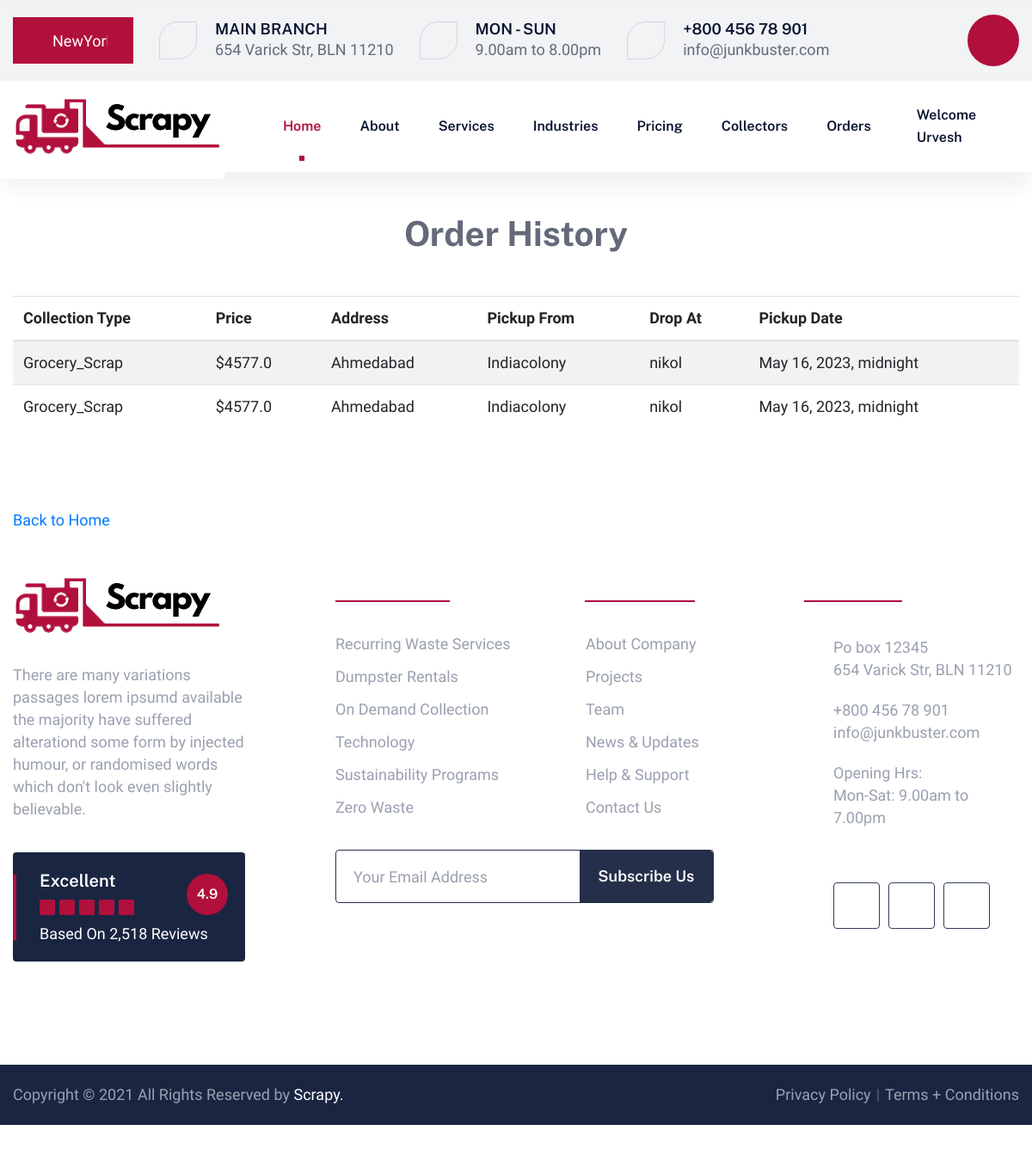
/orders/ (signed in), run on the app's committed database.
### scrap/models.py (models this page shows, shortened)
class Order(models.Model):
    oid = models.AutoField(primary_key=True)
    user = models.ForeignKey(User, on_delete=models.CASCADE)
    collection_type = models.CharField(max_length=100)
    price = models.FloatField()
    address = models.TextField(max_length=255)
    pickup_address = models.TextField(max_length=255)
    drop_address = models.TextField(max_length=255)
    created_at = models.DateTimeField(auto_now_add=True)
    pickup_at = models.DateTimeField()

### scrap/views.py (the view)
# urls.py: path("orders/", viewOrders, name="orders"),
def viewOrders(request):
    if not request.user.is_authenticated:
            return redirect('login')
    orders = Order.objects.filter(user=request.user).order_by('-created_at')
    return render(request, "orders.html", {"orders": orders})

### templates/orders.html (shortened to what this page needs)
<!DOCTYPE html>
<html lang="en">
{% load static %}
<head>
    <link rel="stylesheet" href="{% static 'assets/css/bootstrap.min.css' %}">
    <link rel="stylesheet" href="{% static 'assets/css/bootstrap-select.min.css' %}">
    <link rel="stylesheet" href="{% static 'assets/css/fontawesome-all.min.css' %}">
    <link rel="stylesheet" href="{% static 'assets/css/jquery.mCustomScrollbar.min.css' %}">
    <link rel="stylesheet" href="{% static 'assets/css/wastey-icons.css' %}">
    <link rel="stylesheet" href="{% static 'assets/css/animate.css' %}">
    <link rel="stylesheet" href="{% static 'assets/css/owl.carousel.min.css' %}">
    <link rel="stylesheet" href="{% static 'assets/css/owl.theme.default.min.css' %}">
    <link rel="stylesheet" href="{% static 'assets/css/style.css' %}">
    <link rel="stylesheet" href="{% static 'assets/css/responsive.css' %}">
</head>
<body>
    <div class="page-wrapper">
        <div class="topbar-one">
            <div class="container">
                <ul class="list-unstyled topbar-one__infos">
                    <li class="topbar-one__select-box">
                        <i class="wastey-icon-1"></i>
                        <select class="selectpicker">
                            <option value="branch-1">NewYork</option>
                        </select>
                    </li>
                    <li>
                        <i class="wastey-icon-2"></i>
                        <h3>Main BRanch</h3>
                        <p>654 Varick Str, BLN 11210</p>
                    </li>
                    <li>
                        <i class="wastey-icon-3"></i>
                        <h3>Mon - SUN</h3>
                        <p>9.00am to 8.00pm</p>
                    </li>
                    <li>
                        <i class="wastey-icon-4"></i>
                        <h3><a href="tel:+800-456-78-901">+800 456 78 901</a></h3>
                        <p><a href="mailto:info@junkbuster.com">info@junkbuster.com</a></p>
                    </li>
                </ul>
                <div class="topbar-one__right">
                    <a class="sidecontent__toggler side-content__toggler" href="#"><i class="wastey-icon-5"></i></a>
                </div>
            </div>
        </div>
        <header class="header-one stricky">
            <div class="container">
                <div class="header-one__logo mt-2">
                    <a href="{% url 'home' %}">
                        <img src="{% static 'assets/images/logo-1-1.png' %}" alt="">
                    </a>
                </div>
                <nav class="header-one__menu main-nav__main-navigation">
                    <ul class="header-one__menu-list main-nav__navigation-box">
                        <li class="dropdown">
                            <a href="{% url 'home' %}">Home</a>
                        </li>
                        <li class="dropdown">
                            <a href="#">About</a>
                        </li>
                        <li class="dropdown">
                            <a href="{% url 'services' %}">Services</a>
                        </li>
                        <li class="dropdown">
                            <a href="{% url 'industries' %}">Industries</a>
                        </li>
                        <li><a href="{% url 'pricing' %}">Pricing</a></li>
<li><a href="{% url 'collectors' %}">Collectors</a></li>
<li><a href="{% url 'orders' %}">Orders</a></li>
{% if request.user.is_authenticated %}
                        <li class="has-dropdown">
                            <a href="#" class="mx-2">Welcome {{request.user.username}}</a>
                        </li>
                        {% else%}
                        <li><a href="{% url 'register' %}">Register</a></li>
                        <li><a href="{% url 'login' %}" class="mx-2">Login</a></li>
                        {% endif %}
                    </ul>
                </nav>
            </div>
        </header>
<body>
    <div class="text-center mt-5 mb-5">
        <h1><b>Order History</b></h1>
    </div>
    <div class="container mx-auto my-3 mt-5 mb-5">
        <table class="table table-striped">
        <thead>
        <tr>
          <th scope="col">Collection Type</th>
          <th scope="col">Price</th>
          <th scope="col">Address</th>
          <th scope="col">Pickup From</th>
          <th scope="col">Drop At</th>
          <th scope="col">Pickup Date</th>
        </tr>
        </thead>
        <tbody>
        {% for order in orders %}
            <tr>
              <td>{{ order.collection_type }}</td>
              <td>${{ order.price }}</td>
              <td>{{ order.address }}</td>
              <td>{{ order.pickup_address }}</td>
              <td>{{ order.drop_address }}</td>
              <td>{{ order.pickup_at }}</td>
            </tr>
        {% endfor %}
        </tbody>
        </table>
        <br>
        <br>
        <br>
        <a type="button" href="{% url 'home' %}" class="nile-bottom sm" >Back to Home</a>
    </div>
</body>
<footer class="site-footer">
                <div class="container">
                    <div class="row">
                        <div class="col-xl-3">
                            <div class="footer-widget">
                                <a href="{% url 'home' %}" class="footer-widget__logo">
                                    <img src="{% static 'assets/images/logo-1-2.png' %}" alt="">
                                </a>
                                <p>There are many variations passages lorem ipsumd available the majority have suffered
                                    alterationd some form by injected humour, or randomised words which don't look even
                                    slightly believable. <a href="{% url 'our_story' %}">Read More ...</a></p>
                                <div class="footer-widget__review">
                                    <h3>Excellent</h3>
                                    <div class="footer-widget__review-stars">
                                        <i class="wastey-icon-52"></i>
                                        <i class="wastey-icon-52"></i>
                                        <i class="wastey-icon-52"></i>
                                        <i class="wastey-icon-52"></i>
                                        <i class="wastey-icon-52"></i>
                                    </div>
                                    <p>Based On 2,518 Reviews</p>
                                    <span class="footer-widget__review-count">
                                        4.9
                                    </span>
                                </div>
                            </div>
                        </div>
                        <div class="col-xl-6">
                            <div class="row">
                                <div class="col-md-6">
                                    <div class="footer-widget">
                                        <h3 class="footer-widget__title"><span>Our Services</span></h3>
                                        <ul class="list-unstyled footer-widget__list">
                                            <li><a href = "{% url 'waste_removal' %}">Recurring Waste Services</a></li>
                                            <li><a href="{% url 'rent_dumpster' %}">Dumpster Rentals</a></li>
                                            <li><a href="{% url 'on_demand' %}">On Demand Collection</a></li>
                                            <li><a href="{% url 'technology' %}">Technology</a></li>
                                            <li><a href="ser-d-sustain.html">Sustainability Programs</a></li>
                                            <li><a href="{% url 'zero_waste' %}">Zero Waste</a></li>
                                        </ul>
                                    </div>
                                </div>
                                <div class="col-md-6">
                                    <div class="footer-widget">
                                        <h3 class="footer-widget__title"><span>Useful Links</span></h3>
                                        <ul class="list-unstyled footer-widget__list">
                                            <li><a href="{% url 'our_story' %}">About Company</a></li>
                                            <li><a href="case-1.html">Projects</a></li>
                                            <li><a href="{% url 'team' %}">Team</a></li>
                                            <li><a href="blog-listing.html">News & Updates</a></li>
                                            <li><a href="{% url 'f&q' %}">Help & Support</a></li>
                                            <li><a href="{% url 'contact' %}">Contact Us</a></li>
                                        </ul>
                                    </div>
                                </div>
                            </div>
                            <div class="row">
                                <div class="col-xl-12">
                                    <form action="#" class="footer-widget__subscribe-form mc-form"
                                        data-url="https://xyz.us18.list-manage.com/subscribe/post?u=20e91746ef818cd941998c598&amp;id=cc0ee8140e">
                                        <input type="email" class="formInput" placeholder="Your Email Address">
                                        <button type="submit">Subscribe Us</button>
                                    </form>
                                </div>
                            </div>
                        </div>
                        <div class="col-xl-3">
                            <div class="footer-widget footer-widget__contact">
                                <h3 class="footer-widget__title"><span>Contact Us</span></h3>
                                <ul class="footer-widget__contact-list list-unstyled">
                                    <li>
                                        <i class="wastey-icon-2"></i>
                                        Po box 12345 <br>
                                        654 Varick Str, BLN 11210
                                    </li>
                                    <li>
                                        <i class="wastey-icon-4"></i>
                                        <a href="tel:+800-456-78-901">+800 456 78 901</a>
                                        <a href="mailto:info@junkbuster.com">info@junkbuster.com </a>
                                    </li>
                                    <li>
                                        <i class="wastey-icon-3"></i>
                                        Opening Hrs: <br> Mon-Sat: 9.00am to 7.00pm
                                    </li>
                                    <li>
                                        <i class="wastey-icon-2"></i>
                                        <span>Connect With Us</span>
                                        <div class="footer-widget__social">
                                            <a href="#" class="fab fa-facebook-f"></a>
                                            <a href="#" class="fab fa-twitter"></a>
                                            <a href="#" class="fab fa-linkedin-in"></a>
                                        </div>
                                    </li>
                                </ul>
                            </div>
                        </div>
                    </div>
                </div>
            </footer>
        <div class="site-footer__bottom">
            <div class="container">
                <p>Copyright © 2021 All Rights Reserved by <a href="{% url 'home' %}">Scrapy.</a></p>
                <ul class="list-unstyled site-footer__bottom-links">
                    <li><a href="#">Privacy Policy</a></li>
                    <li><a href="#">Terms + Conditions</a></li>
                </ul>
            </div>
        </div>
    </div>
</body>
</html>

### data on the page
Order: collection_type "Grocery_Scrap", price "4577.0", address "Ahmedabad", pickup_address "Indiacolony", drop_address "nikol", pickup_at "May 16, 2023, midnight"
Order: collection_type "Grocery_Scrap", price "4577.0", address "Ahmedabad", pickup_address "Indiacolony", drop_address "nikol", pickup_at "May 16, 2023, midnight"

### other printed values
{{ request.user.username }} "Urvesh"
